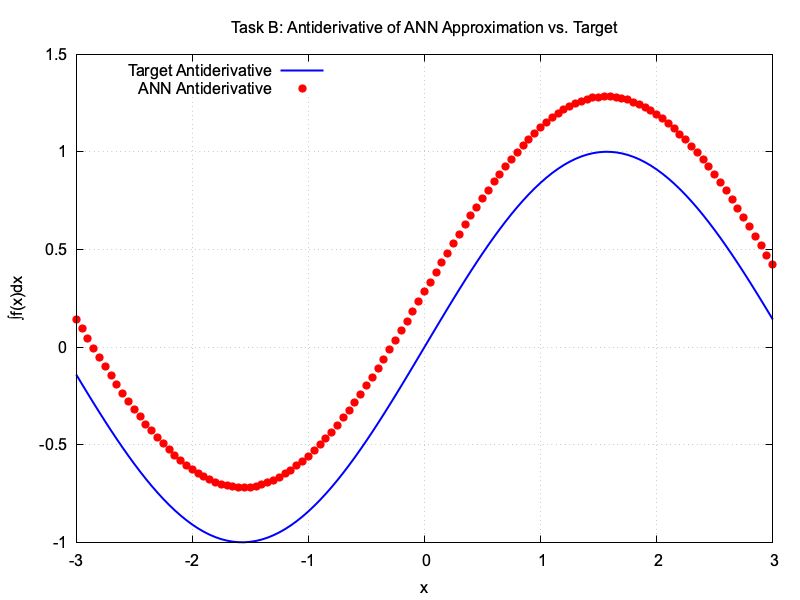

The gnuplot source for this figure:
set terminal pngcairo size 800,600 enhanced font "Arial,12"
set xlabel 'x'
set ylabel '∫f(x)dx'
set grid
set key top left
set output 'plot_antideriv.png'
set title 'Task B: Antiderivative of ANN Approximation vs. Target'
plot \
    'true_antideriv.txt' using 1:2 with lines lc rgb 'blue' lw 2 title 'Target Antiderivative', \
    'ann_antideriv.txt' using 1:2 with points lc rgb 'red' pt 7 ps 1.2 title 'ANN Antiderivative'
